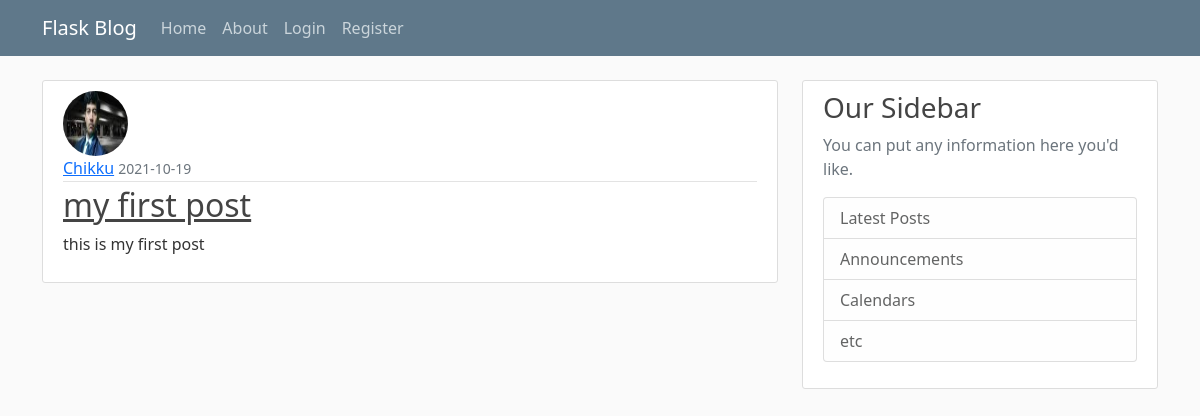
Page /home on the earlier database version.
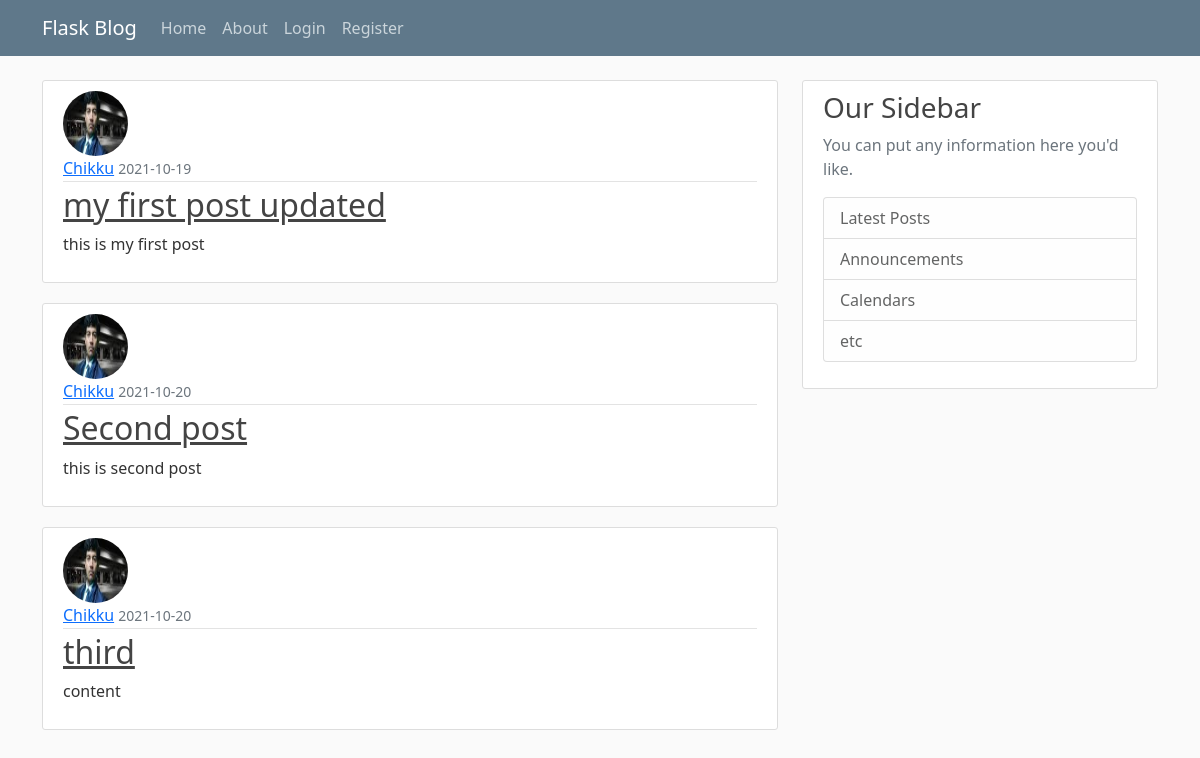
Same page on the later database version.
### flaskblog/models.py (models this page shows, shortened)
class Post(db.Model):
    id = db.Column(db.Integer, primary_key=True)
    title = db.Column(db.String(100), nullable=False)
    date_posted = db.Column(db.DateTime, nullable=False, default=datetime.utcnow)
    content = db.Column(db.Text, nullable=False)
    user_id = db.Column(db.Integer, db.ForeignKey('user.id'), nullable=False)

class  User(db.Model,UserMixin):
  id=db.Column(db.Integer,primary_key=True)
  username=db.Column(db.String(20),unique=True,nullable=False)
  email=db.Column(db.String(120),unique=True,nullable=False)
  image_file=db.Column(db.String(20),nullable=False ,default='default.jpg')
  password=db.Column(db.String(60),nullable=False)
  posts=db.relationship('Post', backref='author',lazy=True)

### flaskblog/routes.py (the view)
@app.route("/")
@app.route('/home')
def home():
  posts = Post.query.all()
  return render_template('home.html',posts=posts)

### flaskblog/templates/home.html
{% extends "layout.html" %}
{% block content %}
    {% for post in posts %}
        <article class="media content-section">
          <img class="rounded-circle article-img" src="{{ url_for('static', filename='profile_pics/' + post.author.image_file) }}">
          <div class="media-body">
            <div class="article-metadata">
              <a class="mr-2" href="#">{{ post.author.username }}</a>
              <small class="text-muted">{{ post.date_posted.strftime('%Y-%m-%d') }}</small>
            </div>
            <h2><a class="article-title" href="{{ url_for('post', post_id=post.id) }}">{{ post.title }}</a></h2>
            <p class="article-content">{{ post.content }}</p>
          </div>
        </article>
    {% endfor %}
{% endblock content %}

### flaskblog/templates/layout.html (shortened to what this page needs)
<!DOCTYPE html>
<html lang="en">
<head>
    <link href="https://cdn.jsdelivr.net/npm/bootstrap@5.1.3/dist/css/bootstrap.min.css" rel="stylesheet">
    <link rel="stylesheet" href="{{url_for("static",filename='main.css')}}" type="text/css" media="all">
  </head>
<body>
   <header class="site-header">
      <nav class="navbar navbar-expand-md navbar-dark bg-steel fixed-top">
        <div class="container">
          <a class="navbar-brand mr-4" href="/">Flask Blog</a>
          <div class="collapse navbar-collapse" id="navbarToggle">
            <div class="navbar-nav mr-auto">
              <a class="nav-item nav-link" href="{{ url_for('home')}}">Home</a>
              <a class="nav-item nav-link" href="{{ url_for('about')}}">About</a>
            </div>
            <div class="navbar-nav ">
              {% if current_user.is_authenticated %}
                <a class="nav-item nav-link" href="{{ url_for('new_post')}}">New Post</a>
                <a class="nav-item nav-link" href="{{ url_for('account')}}">Account</a>
                <a class="nav-item nav-link" href="{{ url_for('logout') }}">Logout</a>
              {% else %}
                <a class="nav-item nav-link" href="{{ url_for('login')}}">Login</a>
                <a class="nav-item nav-link" href="{{ url_for('register')}}">Register</a>
              {% endif %}
            </div>
          </div>
        </div>
      </nav>
    </header>
    <main role="main" class="container">
      <div class="row">
        <div class="col-md-8">
          {% block content %}{% endblock %}
        </div>
        <div class="col-md-4">
          <div class="content-section">
            <h3>Our Sidebar</h3>
            <p class='text-muted'>You can put any information here you'd like.
              <ul class="list-group">
                <li class="list-group-item list-group-item-light">Latest Posts</li>
                <li class="list-group-item list-group-item-light">Announcements</li>
                <li class="list-group-item list-group-item-light">Calendars</li>
                <li class="list-group-item list-group-item-light">etc</li>
              </ul>
            </p>
          </div>
        </div>
      </div>
    </main>
</body>
</html>

### flaskblog/static/main.css (style rules this page uses)
body { background: #fafafa; color: #333333; margin-top: 5rem; }
h1, h2, h3, h4, h5, h6 { color: #444444; }
.bg-steel { background-color: #5f788a; }
.site-header .navbar-nav .nav-link { color: #cbd5db; }
.content-section { background: #ffffff; padding: 10px 20px; border: 1px solid #dddddd; border-radius: 3px; margin-bottom: 20px; }
.article-title { color: #444444; }
.article-content { white-space: pre-line; }
.article-img { height: 65px; width: 65px; margin-right: 16px; }
.article-metadata { padding-bottom: 1px; margin-bottom: 4px; border-bottom: 1px solid #e3e3e3 }

Differences in the rows shown:
changed Post "this is my first post": title "my first post" → "my first post updated"
added Post: image_file (picture), author.username "Chikku", date_posted "2021-10-20", title "Second post", content "this is second post"
added Post: image_file (picture), author.username "Chikku", date_posted "2021-10-20", title "third", content "content"
